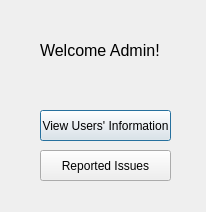
<?xml version="1.0" encoding="UTF-8"?>
<ui version="4.0">
 <class>AdminHome</class>
 <widget class="QDialog" name="AdminHome">
  <property name="geometry">
   <rect>
    <x>0</x>
    <y>0</y>
    <width>206</width>
    <height>212</height>
   </rect>
  </property>
  <property name="windowTitle">
   <string>Dialog</string>
  </property>
  <widget class="QLabel" name="label">
   <property name="geometry">
    <rect>
     <x>40</x>
     <y>30</y>
     <width>131</width>
     <height>41</height>
    </rect>
   </property>
   <property name="font">
    <font>
     <pointsize>12</pointsize>
    </font>
   </property>
   <property name="text">
    <string>Welcome Admin!</string>
   </property>
  </widget>
  <widget class="QPushButton" name="pushButton">
   <property name="geometry">
    <rect>
     <x>40</x>
     <y>110</y>
     <width>131</width>
     <height>31</height>
    </rect>
   </property>
   <property name="text">
    <string>View Users' Information</string>
   </property>
  </widget>
  <widget class="QPushButton" name="pushButton_2">
   <property name="geometry">
    <rect>
     <x>40</x>
     <y>150</y>
     <width>131</width>
     <height>31</height>
    </rect>
   </property>
   <property name="text">
    <string>Reported Issues</string>
   </property>
  </widget>
 </widget>
 <resources/>
 <connections/>
</ui>
